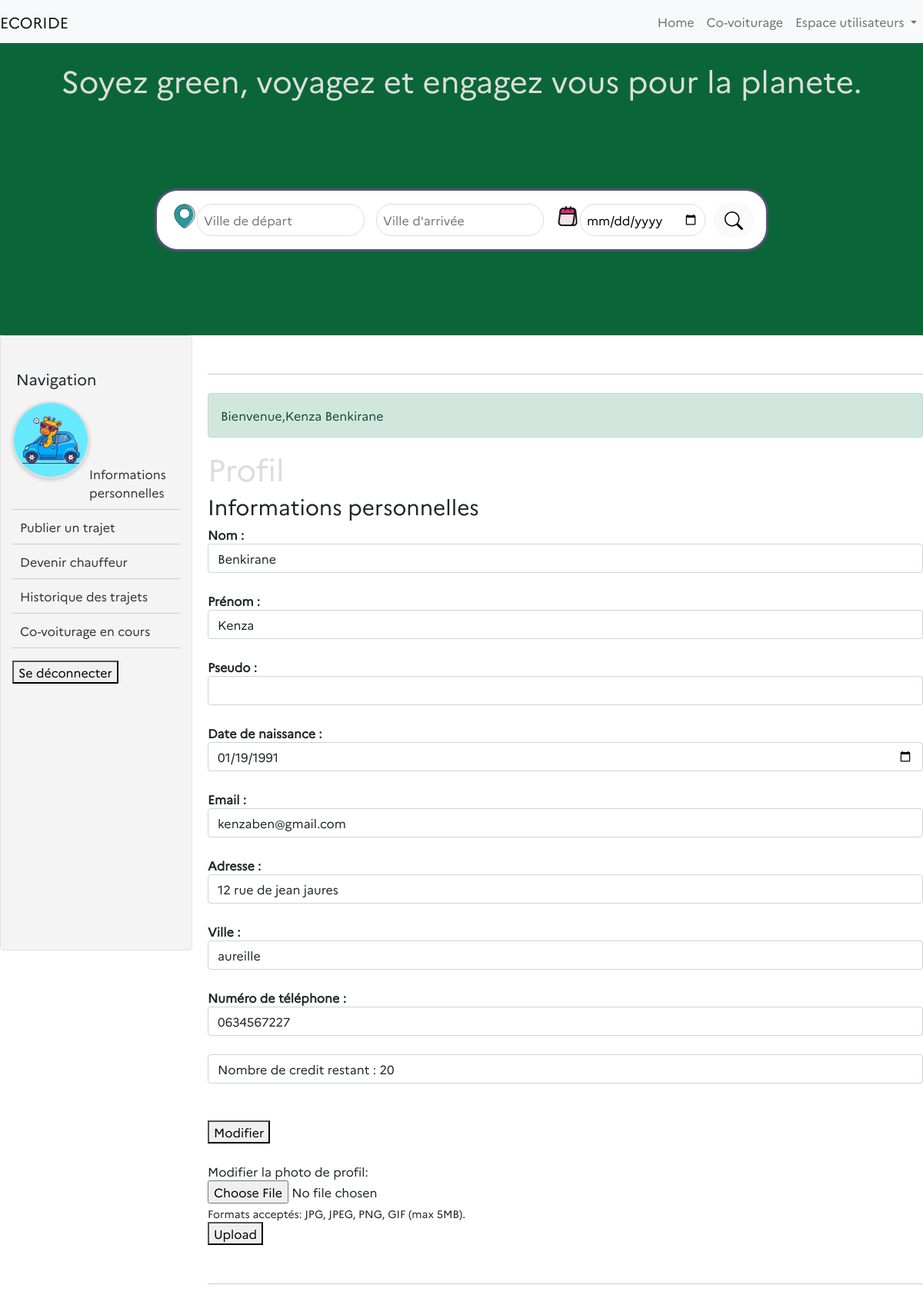
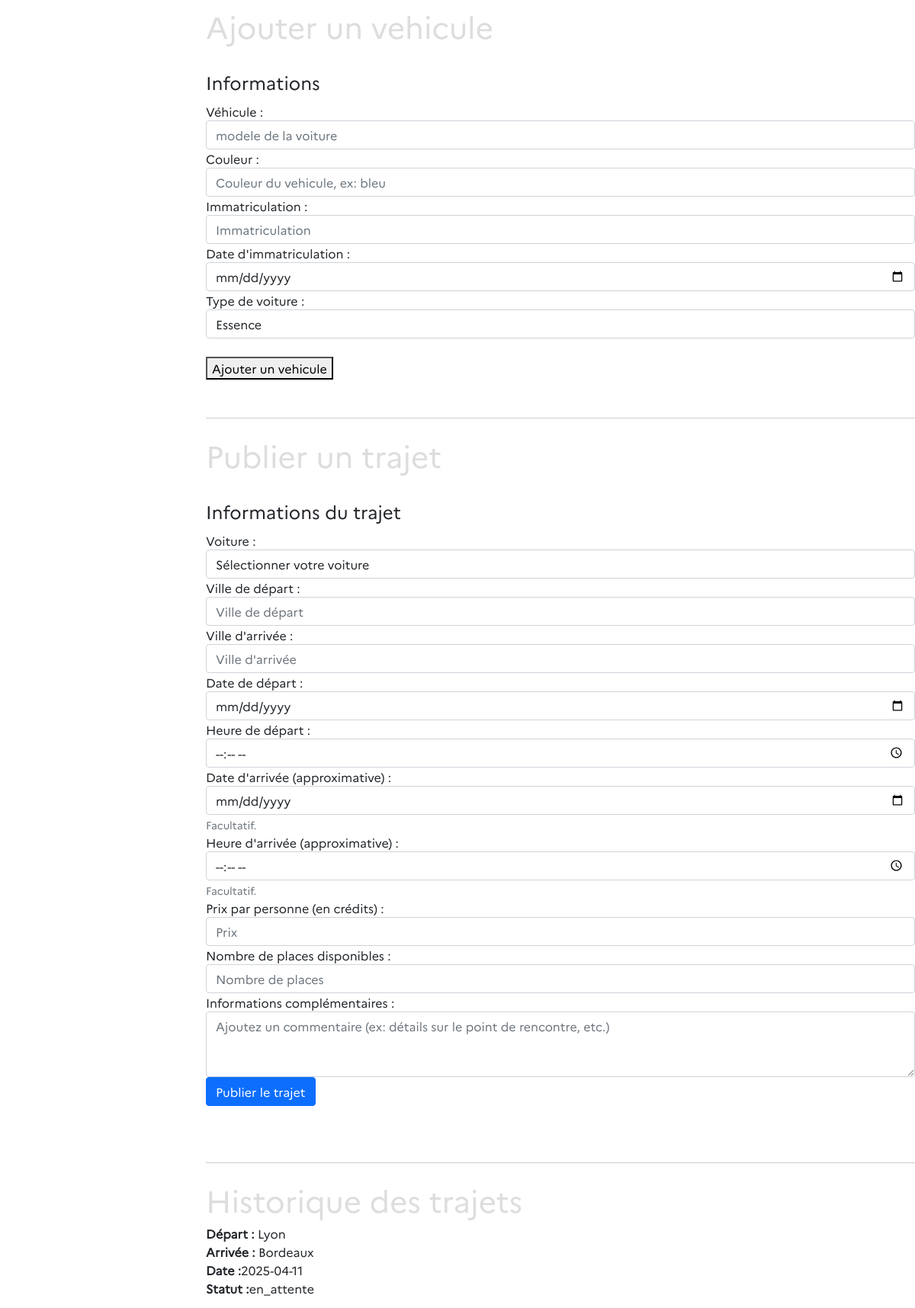
/pages/account.php (signed in, upper part), run on the app's committed database (2 pictures, top to bottom).
### tables this page shows
CREATE TABLE "utilisateurs" (
	"user_id"	INTEGER,
	"nom"	TEXT,
	"prenom"	TEXT,
	"adresse"	TEXT,
	"email"	TEXT UNIQUE,
	"password"	TEXT,
	"telephone"	TEXT,
	"date_naissance"	TEXT,
	"photo"	BLOB,
	"pseudo"	TEXT UNIQUE,
	"credits"	INTEGER DEFAULT 20,
	"ville"	TEXT,
	"is_conducteur"	TEXT DEFAULT 'non',
	PRIMARY KEY("user_id" AUTOINCREMENT)
);

CREATE TABLE "covoiturages" (
	"covoiturage_id"	INTEGER,
	"date_depart"	TEXT,
	"heure_depart"	TEXT,
	"lieu_depart"	TEXT,
	"date_arrivee"	TEXT,
	"heure_arrivee"	TEXT,
	"prix_personne"	INTEGER,
	"user_id"	INTEGER,
	"created_at"	TEXT,
	"lieu_arrivee"	TEXT,
	"nb_place"	INTEGER,
	"voiture_id"	INTEGER,
	"evaluation"	INTEGER,
	"commentaire"	TEXT,
	"statut"	TEXT DEFAULT 'en_attente',
	PRIMARY KEY("covoiturage_id" AUTOINCREMENT),
	FOREIGN KEY("user_id") REFERENCES "utilisateurs"("user_id")
);

### pages/account.php (the view, shortened to what this page needs)
<?php
$pdo = new PDO("sqlite:/Users/macosdev/Documents/GitHub/ecoRide-DrissBenkirane/ecorideDatabase.db");
$pdo->setAttribute(PDO::ATTR_ERRMODE, PDO::ERRMODE_EXCEPTION);
$userInfos = [];
$success = null;
if (isset($_SESSION['loggedin']) && $_SESSION['loggedin'] === true && isset($_SESSION['user_id'])) {
    $userId = $_SESSION['user_id'];
    try {
        $stmt = $pdo->prepare("SELECT * FROM utilisateurs WHERE user_id = :id");
        $stmt->bindParam(':id', $userId);
        $stmt->execute();
        $userInfos = $stmt->fetchAll(PDO::FETCH_OBJ);
        $success = "Bienvenue," . $userInfos[0]->prenom . " " . $userInfos[0]->nom;
    } catch (PDOException $e) {
        echo "Erreur de base de données : " . $e->getMessage();
    }
    try {
        $stmt = $pdo->prepare('SELECT * FROM voitures WHERE user_id = :id');
        $stmt->bindParam(':id', $userId);
        $stmt->execute();
        $voitureInfos = $stmt->fetchAll(PDO::FETCH_OBJ);
    } catch (PDOException $e) {
        $error = "vous n'avez pas de voiture enregistrée";
    }
    try {
        $stmt = $pdo->prepare("SELECT *, v.modele AS voiture_modele,
                v.couleur AS voiture_couleur,
                v.immatriculation AS voiture_immatriculation,
                v.energie AS voiture_energie
            FROM covoiturages c
            INNER JOIN voitures v ON c.voiture_id = v.voiture_id
            WHERE c.user_id = :user_id
            ORDER BY c.created_at DESC");
        $stmt->bindParam(':user_id', $userId);
        $stmt->execute();
        $covoituragesEnCours = $stmt->fetchAll(PDO::FETCH_OBJ);
    } catch (PDOException $e) {
        $error = "Erreur lors de la récupération des covoiturages en cours : " . $e->getMessage();
    }
} else {
    header("Location: http://localhost:4000/pages/login.php");
    exit();
}
require_once '/Users/macosdev/Documents/GitHub/ecoRide-DrissBenkirane/elements/header.php';
?>
<link rel="stylesheet" href="styles/account.css">
<div style="display: flex;">
    <div class="sidebar">
        <p>Navigation</p> </br>
        <div class="menu">
            <?php if (!empty($userInfos)): ?>
                <?php foreach ($userInfos as $userInfo): ?>
                    <img src="<?= $userInfo->photo ?>" alt="Photo de profil" class="photo-utilisateur" width="100"
                        height="100"></br></br></br>
                <?php endforeach; ?>
            <?php endif; ?>
            <ul>
                <li><a href="#section1">Informations personnelles</a></li>
                <li><a href="#section2">Publier un trajet</a></li>
                <li><a href="#section3">Devenir chauffeur</a></li>
                <li><a href="#section4">Historique des trajets</a></li>
                <li><a href="#section5">Co-voiturage en cours</a></li>
            </ul>
        </div>
        <form method="post">
            <button type="submit" name="logout" class="logout-btn">Se déconnecter</button>
        </form>
    </div>
    <div style="flex-grow: 1;">
        <div class="ligne-horizontale"></div></br>
        <?php if (isset($success)) : ?>
            <div class="alert alert-success container" role="alert">
                <?= $success ?></br>
            </div>
        <?php endif; ?>
        <h1>Profil</h1>
        <div class="profil">
            <?php if (!empty($userInfos)): ?>
                <?php foreach ($userInfos as $userInfo): ?>
                    <h3>Informations personnelles</h3>
                    <div class="profil-info" id="">
                        <form action="" method="post">
                            <div class="form-group">
                                <strong>Nom :</strong></br><input class="form-control" type="text" name="nom"
                                    value="<?= htmlspecialchars($userInfo->nom) ?>" required></br>
                                <strong>Prénom :</strong></br><input class="form-control" type="text" name="prenom"
                                    value="<?= htmlspecialchars($userInfo->prenom) ?>" required></br>
                                <strong>Pseudo :</strong></br><input class="form-control" type="text" name="pseudo"
                                    value="<?= htmlspecialchars($userInfo->pseudo) ?>" required></br>
                                <strong>Date de naissance :</strong></br><input class="form-control" type="date"
                                    name="date_naissance" value="<?= htmlspecialchars($userInfo->date_naissance) ?>"
                                    required></br>
                                <strong>Email :</strong></br><input class="form-control" type="email" name="email"
                                    value="<?= htmlspecialchars($userInfo->email) ?>" required></br>
                                <strong>Adresse :</strong></br><input class="form-control" type="text" name="adresse"
                                    value="<?= htmlspecialchars($userInfo->adresse) ?>" required></br>
                                <strong>
                                    Ville :</strong></br><input class="form-control" type="text" name="ville"
                                    value="<?= htmlspecialchars($userInfo->ville) ?>" required></br>
                                <strong>Numéro de téléphone :</strong></br><input class="form-control" type="text"
                                    name="telephone" value="<?= htmlspecialchars($userInfo->telephone) ?>" required></br>
                                <strong class="form-control">Nombre de credit restant :
                                    <?= htmlspecialchars($userInfo->credits) ?></strong></br>
                            <?php endforeach; ?>
                        <?php else: ?>
                            <p>Aucune information utilisateur trouvée.</p>
                        <?php endif; ?>
                        <div class=" profil-actions">
                            <button type="submit" name="modifier" class="profil-btn">Modifier</button></br>
                        </div></br>
                        </form>
                        <form action="" method="post" enctype="multipart/form-data">
                            <label for="photo_profil">Modifier la photo de profil:</label></br>
                            <input type="file" id="photo_profil" name="photo_profil" accept="image/*"></br>
                            <small>Formats acceptés: JPG, JPEG, PNG, GIF (max 5MB).</small></br>
                            <button type="submit" name="upload" class="upload-btn">Upload</button></br>
                        </form>
                    </div>
                    <div class="ligne-horizontale"></div></br>
                    <h1>Ajouter un vehicule</h1> </br>
                    <div class="devenir-chauffeur" id="section3">
                        <div class="devenir-chauffeur-details">
                            <form action="" method="post">
                                <legend>Informations</legend>
                                <div class="form-group">
                                    <label for="depart">Véhicule :</label>
                                    <input type="text" class="form-control" name="modele" id="modele"
                                        placeholder="modele de la voiture" required>
                                </div>
                                <div class="form-group">
                                    <label for="couleur">Couleur :</label>
                                    <input type="text" class="form-control" name="couleur" id="couleur_voiture"
                                        placeholder="Couleur du vehicule, ex: bleu" required>
                                </div>
                                <div class="form-group">
                                    <label for="immatriculation">Immatriculation :</label>
                                    <input type="text" class="form-control" name="immatriculation" id="immatriculation_vehicule"
                                        placeholder="Immatriculation" required>
                                </div>
                                <div class="form-group">
                                    <label for="date_immatriculation">Date d'immatriculation :</label>
                                    <input type="date" class="form-control" name="date_premiere_immatriculation"
                                        id="date_premiere_immatriculation" placeholder="Date de la premiere immatriculation"
                                        required>
                                </div>
                                <div class="form-group">
                                    <label for="energie">Type de voiture :</label></br>
                                    <select class="form-control" name="energie" id="energie">
                                        <option value="Essence">Essence</option>
                                    </select></br>
                                </div>
                                <div class="devenir-chauffeur-actions">
                                    <button class="devenir-chauffeur-btn" type="submit" name="ajouter_vehicule">Ajouter un
                                        vehicule</button>
                                </div>
                            </form>
                        </div>
                    </div>
                    <div class="ligne-horizontale"></div></br>
                    <h1>Publier un trajet</h1> </br>
                    <div class="publier-trajet" id="section2">
                        <div class="publier-trajet-details">
                            <form action="" method="post">
                                <legend>Informations du trajet</legend>
                                <div class="form-group">
                                    <label for="voiture_id">Voiture :</label>
                                    <select class="form-control" id="voiture_id" name="voiture_id" required>
                                        <option value="">Sélectionner votre voiture</option>
                                    </select>
                                </div>
                                <div class="form-group">
                                    <label for="depart">Ville de départ :</label>
                                    <input type="text" class="form-control" name="lieu_depart" id="depart"
                                        placeholder="Ville de départ" required>
                                </div>
                                <div class="form-group">
                                    <label for="arrivee">Ville d'arrivée :</label>
                                    <input type="text" class="form-control" name="lieu_arrivee" id="arrivee"
                                        placeholder="Ville d'arrivée" required>
                                </div>
                                <div class="form-group">
                                    <label for="date_depart">Date de départ :</label>
                                    <input type="date" class="form-control" name="date_depart" id="date_depart"
                                        placeholder="Date de départ" required>
                                </div>
                                <div class="form-group">
                                    <label for="heure_depart">Heure de départ :</label>
                                    <input type="time" class="form-control" name="heure_depart" id="heure_depart"
                                        placeholder="Heure de départ" required>
                                </div>
                                <div class="form-group">
                                    <label for="date_arrivee">Date d'arrivée (approximative) :</label>
                                    <input type="date" class="form-control" name="date_arrivee" id="date_arrivee"
                                        placeholder="Date d'arrivée">
                                    <small class="form-text text-muted">Facultatif.</small>
                                </div>
                                <div class="form-group">
                                    <label for="heure_arrivee">Heure d'arrivée (approximative) :</label>
                                    <input type="time" class="form-control" name="heure_arrivee" id="heure_arrivee"
                                        placeholder="Heure d'arrivée">
                                    <small class="form-text text-muted">Facultatif.</small>
                                </div>
                                <div class="form-group">
                                    <label for="prix_personne">Prix par personne (en crédits) :</label>
                                    <input type="number" class="form-control" name="prix_personne" id="prix" placeholder="Prix"
                                        min="0" required>
                                </div>
                                <div class="form-group">
                                    <label for="nb_place">Nombre de places disponibles :</label>
                                    <input type="number" class="form-control" name="nb_place" id="places"
                                        placeholder="Nombre de places" min="1" required>
                                </div>
                                <div class="form-group">
                                    <label for="commentaire">Informations complémentaires :</label>
                                    <textarea class="form-control" name="commentaire" id="commentaire" rows="3"
                                        placeholder="Ajoutez un commentaire (ex: détails sur le point de rencontre, etc.)"></textarea>
                                </div>
                                <div class="publier-trajet-actions">
                                    <button type="submit" class="btn btn-primary publier-trajet-btn" name="publier_trajet"
                                        <?php if (empty($voitureInfos)) echo 'disabled'; ?>>
                                        Publier le trajet
                                    </button>
                                </div>
                            </form>
                        </div>
                    </div></br>
                    <div class="ligne-horizontale"></div></br>
                    <h1 id="section4">Historique des trajets</h1>
                    <?php if (!empty($covoituragesEnCours)) : ?>
                        <?php foreach ($covoituragesEnCours as $covoiturage): ?>
                            <strong>Départ :</strong> <?= htmlspecialchars($covoiturage->lieu_depart) ?>
                            <br>
                            <strong>Arrivée :</strong> <?= htmlspecialchars($covoiturage->lieu_arrivee) ?>
                            <br>
                            <strong>Date :</strong><?= htmlspecialchars($covoiturage->date_depart) ?>
                            <strong>Statut :</strong><?= htmlspecialchars($covoiturage->statut) ?>
                            <br>
                        <?php endforeach; ?>
                    <?php else : ?>
                        <p>Vous n'avez pas de covoiturage en cours.</p>
                    <?php endif; ?>
        </div>
        </body>
        </html>

### data on the page
utilisateurs: photo (picture), success "Bienvenue,Kenza Benkirane", nom "Benkirane", prenom "Kenza", date_naissance "01/19/1991", email "kenzaben@gmail.com", adresse "12 rue de jean jaures", ville "aureille", telephone "0634567227", credits "20"
covoiturages: lieu_depart "Lyon", lieu_arrivee "Bordeaux", date_depart "2025-04-11", statut "en_attente"
